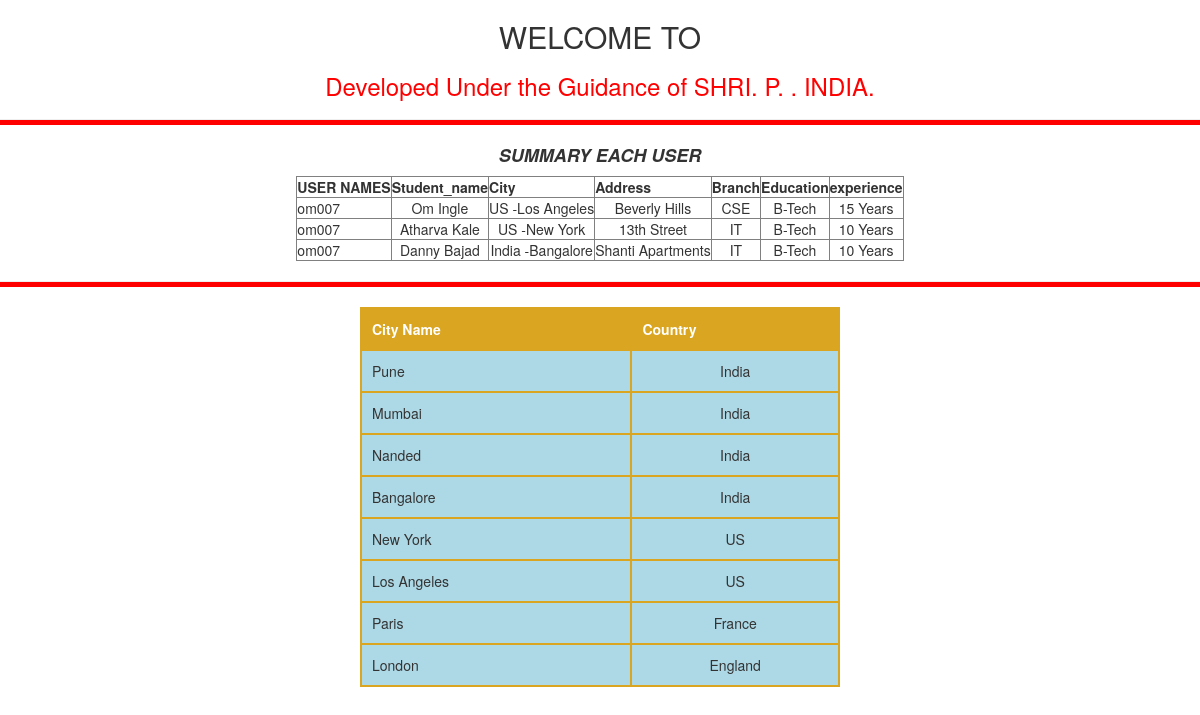
The page /record1/ on the database its author committed.
### student/models.py (models this page shows, shortened)
class Student(models.Model):
    user = models.ForeignKey(User, on_delete=models.CASCADE, null=True,blank=True)
    student_name = models.CharField(max_length=30)
    city = models.ForeignKey(City, on_delete=models.CASCADE)
    address = models.CharField(max_length=50)
    branch = models.CharField(max_length=30)
    education = models.CharField(max_length=30)
    experience = models.CharField(max_length=30)
    class Meta:
        verbose_name = "Students Information"
        verbose_name_plural = "Students Informations"

class City(models.Model):
    user = models.ForeignKey(User, on_delete=models.CASCADE, null=True,blank=True)
    city_name = models.CharField(max_length=300, null=True, blank=True)
    country = models.ForeignKey(Country, on_delete=models.CASCADE)
    def __str__(self):
        return '%s -%s' % (self.country, self.city_name)

class Country(models.Model):
    user = models.ForeignKey(User, on_delete=models.CASCADE, null=True,blank=True)
    country_name = models.CharField(max_length=30)
    def __str__(self):
        return self.country_name

### student/views.py (the view)
# urls.py: re_path(r'^record1/', view_record),
def view_record(request):
    stud_record = Student.objects.all()
    city_record = City.objects.all()
    return render(request,'record.html',{'stud12':stud_record,'city12':city_record})

### templates/record.html (shortened to what this page needs)
<!doctype html>
<html>
    <head>
        <link rel="stylesheet" href="https://maxcdn.bootstrapcdn.com/bootstrap/3.3.7/css/bootstrap.min.css" />
    </head>
    <body>
    	<h2> <center>WELCOME TO </h2></center>
    	  <h3><center><font color="red">Developed Under the Guidance of SHRI. P. . INDIA. </font> </h3></center>
    	  <hr color="green">
    	  <h4> <center> <b><i>SUMMARY EACH USER </i></b></center> </h4>
    	 		<table border=1  color="red" align="center" >
				<tr>
  				<th>USER NAMES</th>
          <th>Student_name</th>
          <th>City</th>
        <th>Address</th>
          <th>Branch</th>
          <th>Education</th>
          <th>experience</th>
 				</tr>
	    		{% for entry in stud12 %}
	    		<tr>
  				<td> {{ entry.user }} </td>
          <td align="center"> {{ entry.student_name }} </td>
          <td align="center"> {{ entry.city }} </td>
          <td align="center"> {{ entry.address }} </td>
          <td align="center"> {{ entry.branch }} </td>
          <td align="center"> {{ entry.education }} </td>
          <td align="center"> {{ entry.experience }} </td>
 				</tr>
				{% endfor %}
				</table>
				<hr>
				<table border=1  color="red" align="center" class="myTable1">
				<tr>
  				<th>City Name</th>
  				<th>Country</th>
 				</tr>
				{% for entry1 in city12 %}
				<tr>
  				<td> {{ entry1.city_name }} </td>
  				<td align="center"> {{ entry1.country }} </td>
 				</tr>
				{% endfor %}
    </body>
</html>

### templates/record.html (style rules this page uses)
.myTable1 { width: 40%; text-align: left; background-color: lightblue; border-collapse: collapse; }
.myTable1 th { background-color: goldenrod; color: white; }
.myTable1 td, .myTable1 th { padding: 10px; border: 2px solid goldenrod; }
hr { color: #f00; background-color: #f00; height: 5px; }

### rows shown on the page
Student: user "om007", student_name "Om Ingle", city "US -Los Angeles", address "Beverly Hills", branch "CSE", education "B-Tech", experience "15 Years"
Student: user "om007", student_name "Atharva Kale", city "US -New York", address "13th Street", branch "IT", education "B-Tech", experience "10 Years"
Student: user "om007", student_name "Danny Bajad", city "India -Bangalore", address "Shanti Apartments", branch "IT", education "B-Tech", experience "10 Years"
City: city_name "Pune", country "India"
City: city_name "Mumbai", country "India"
City: city_name "Nanded", country "India"
City: city_name "Bangalore", country "India"
City: city_name "New York", country "US"
City: city_name "Los Angeles", country "US"
City: city_name "Paris", country "France"
City: city_name "London", country "England"
